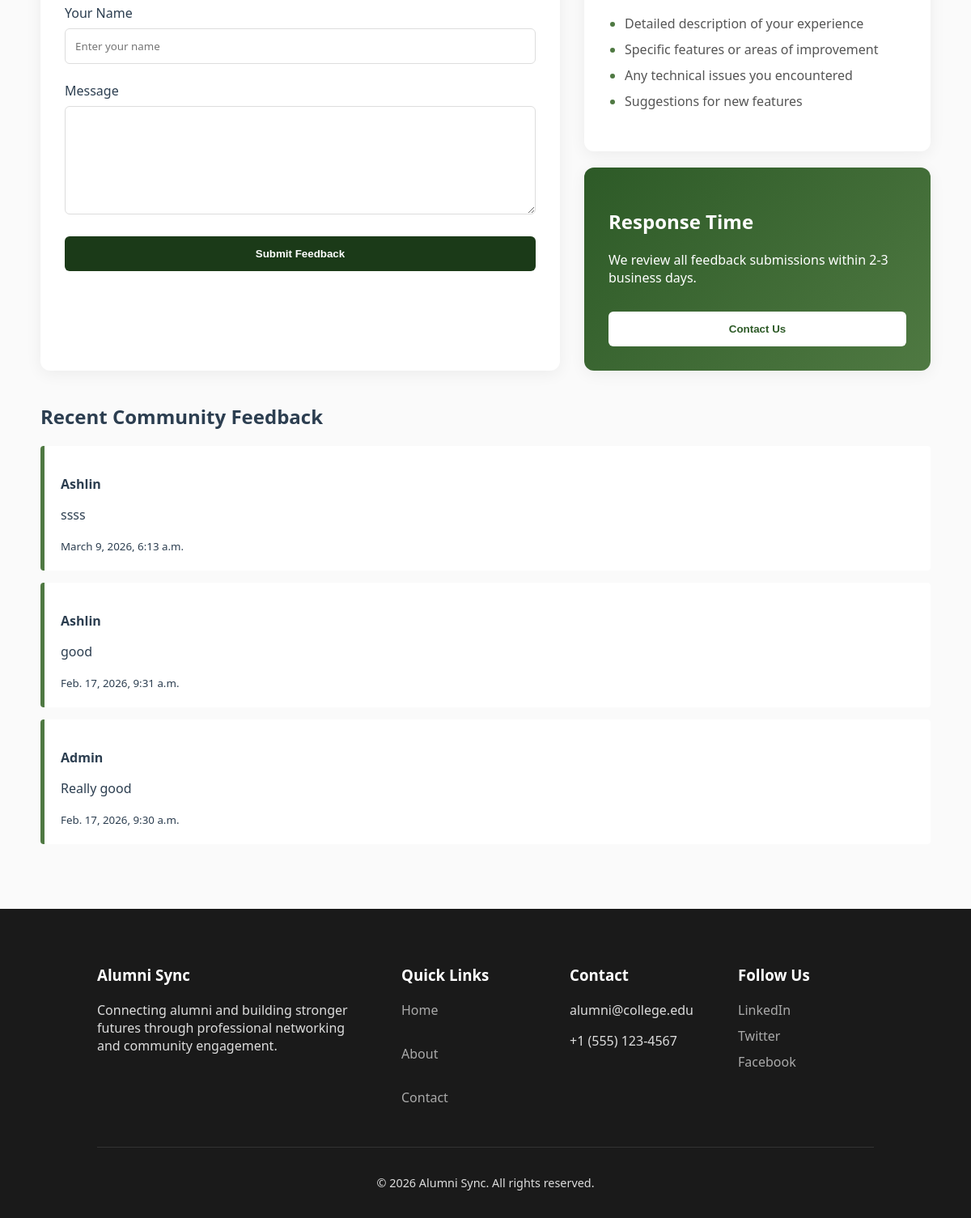
Before: /alumni_app/alumni/feedback/ (lower part) with the older database file.
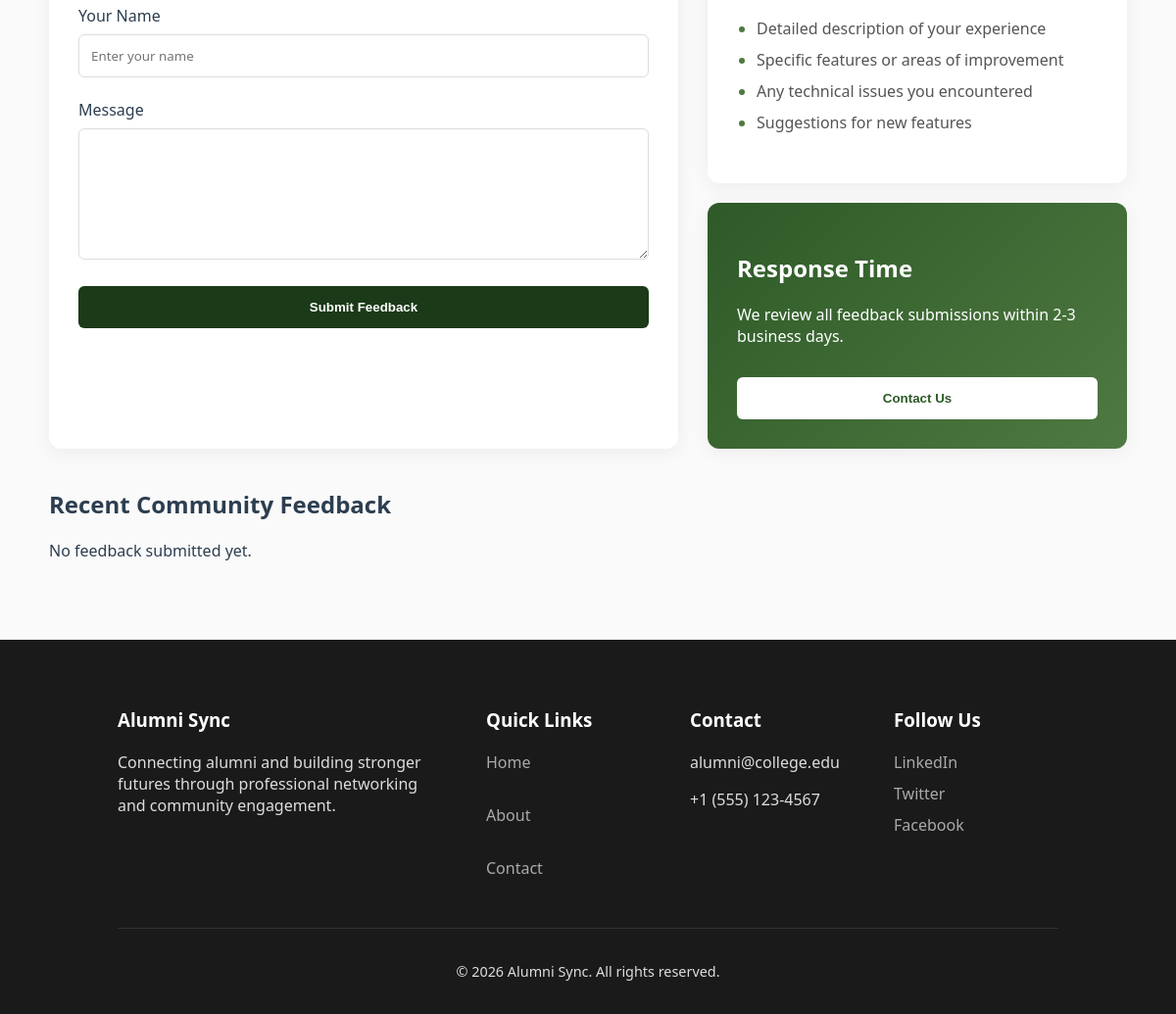
After: the same page with the newer database file.
### Alumni_app/models.py (models this page shows, shortened)
class Feedback(models.Model):
    user = models.ForeignKey(User, on_delete=models.CASCADE, null=True, blank=True)
    name = models.CharField(max_length=100, null=True, blank=True)
    message = models.TextField()
    created_at = models.DateTimeField(auto_now_add=True)

### Alumni_app/views.py (the view, shortened to what this page needs)
# urls.py: path('alumni/feedback/', views.alumni_feedback, name='alumni_feedback'),
def alumni_feedback(request):
    feedbacks = Feedback.objects.all().order_by("-created_at")
    return render(request, "alumni_feedback.html", {"feedbacks": feedbacks})

### Alumni_app/templates/alumni_feedback.html (shortened to what this page needs)
{% load static %}
<!DOCTYPE html>
<html>
<head>
<link rel="stylesheet" href="{% static 'alumni_feedback.css' %}">
</head>
<body>
<div class="container">
<div class="card feedback-form">
<form method="POST">
{% if request.user.is_authenticated %}
<label>Username</label>
<input type="text" value="{{ request.user.username }}" readonly>
{% else %}
<label>Your Name</label>
<input type="text" name="name" placeholder="Enter your name">
{% endif %}
<br><br>
<label>Message</label>
<textarea name="message" rows="6"></textarea>
<br><br>
<button type="submit">Submit Feedback</button>
</form>
</div>
<div class="sidebar">
<div class="card info-box">
<ul>
<li>Detailed description of your experience</li>
<li>Specific features or areas of improvement</li>
<li>Any technical issues you encountered</li>
<li>Suggestions for new features</li>
</ul>
</div>
<div class="card response-time-card">
<h2>Response Time</h2>
<p>
We review all feedback submissions within 2-3 business days.
</p>
<a href="{% url 'contact' %}">
<button>Contact Us</button>
</a>
</div>
</div>
</div>
<section class="user-feedback-section">
<h2>Recent Community Feedback</h2>
{% for feedback in feedbacks %}
<div class="feedback-item">
<p>
<strong>{{ feedback.user.username }}</strong>
</p>
<p>{{ feedback.message }}</p>
<small>{{ feedback.created_at }}</small>
</div>
{% empty %}
<p>No feedback submitted yet.</p>
{% endfor %}
</section>
<footer>
<div>
<h3>Alumni Sync</h3>
<p>
Connecting alumni and building stronger futures through
professional networking and community engagement.
</p>
</div>
<div>
<h3>Quick Links</h3>
<a href="#">Home</a><br>
<a href="#">About</a><br>
<a href="#">Contact</a>
</div>
<div>
<h3>Contact</h3>
<p>alumni@college.edu</p>
<p>+1 (555) 123-4567</p>
</div>
<div>
<h3>Follow Us</h3>
<a href="#">LinkedIn</a>
<a href="#">Twitter</a>
<a href="#">Facebook</a>
</div>
<div class="footer-bottom">
<p>© 2026 Alumni Sync. All rights reserved.</p>
</div>
</footer>
</body>
</html>

Changed rows visible on the page:
removed Feedback: user.username "Ashlin", message "ssss", created_at "March 9, 2026, 6:13 a.m."
removed Feedback: user.username "Ashlin", message "good", created_at "Feb. 17, 2026, 9:31 a.m."
removed Feedback: user.username "Admin", message "Really good", created_at "Feb. 17, 2026, 9:30 a.m."
Other visible differences:
text now shown: "No feedback submitted yet."
